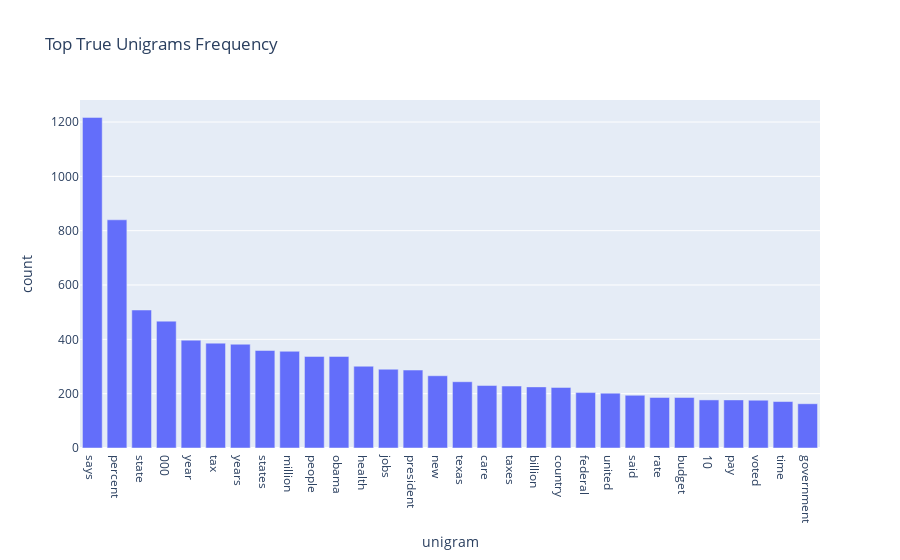

Source (notebook cell):
### Code cell
px.bar(true_state_distr, x="unigram", y="count", title="Top True Unigrams Frequency")

### Figure 1 — Plotly figure (JSON) as saved in the notebook; plotly's stock layout.template omitted (floating-point values rounded to 4 significant figures)
{"data": [{"alignmentgroup": "True", "hovertemplate": "unigram=%{x}<br>count=%{y}<extra></extra>", "legendgroup": "", "marker": {"color": "#636efa"}, "name": "", "offsetgroup": "", "orientation": "v", "showlegend": false, "textposition": "auto", "type": "bar", "x": ["says", "percent", "state", "000", "year", "tax", "years", "states", "million", "people", "obama", "health", "jobs", "president", "new", "texas", "care", "taxes", "billion", "country", "federal", "united", "said", "rate", "budget", "10", "pay", "voted", "time", "government"], "xaxis": "x", "y": [1217, 840, 508, 467, 397, 386, 382, 359, 356, 337, 337, 301, 290, 287, 266, 244, 230, 228, 225, 223, 204, 202, 194, 186, 186, 177, 177, 176, 171, 163], "yaxis": "y"}], "layout": {"barmode": "relative", "legend": {"tracegroupgap": 0}, "title": {"text": "Top True Unigrams Frequency"}, "xaxis": {"anchor": "y", "domain": [0, 1], "title": {"text": "unigram"}}, "yaxis": {"anchor": "x", "domain": [0, 1], "title": {"text": "count"}}}}
